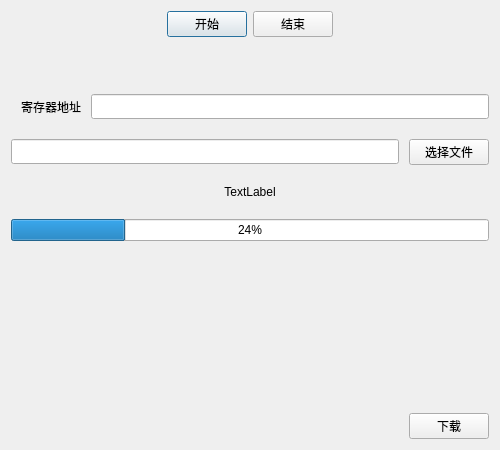
<?xml version="1.0" encoding="UTF-8"?>
<ui version="4.0">
 <class>PassObjectFileDialog</class>
 <widget class="QDialog" name="PassObjectFileDialog">
  <property name="geometry">
   <rect>
    <x>0</x>
    <y>0</y>
    <width>500</width>
    <height>450</height>
   </rect>
  </property>
  <property name="windowTitle">
   <string>Dialog</string>
  </property>
  <layout class="QVBoxLayout" name="verticalLayout_3">
   <item>
    <layout class="QHBoxLayout" name="horizontalLayout_3">
     <property name="topMargin">
      <number>0</number>
     </property>
     <item>
      <spacer name="horizontalSpacer_4">
       <property name="orientation">
        <enum>Qt::Horizontal</enum>
       </property>
       <property name="sizeHint" stdset="0">
        <size>
         <width>40</width>
         <height>20</height>
        </size>
       </property>
      </spacer>
     </item>
     <item>
      <widget class="QPushButton" name="startInitMPUBtn">
       <property name="text">
        <string>开始</string>
       </property>
      </widget>
     </item>
     <item>
      <widget class="QPushButton" name="EndMPUBtn">
       <property name="text">
        <string>结束</string>
       </property>
      </widget>
     </item>
     <item>
      <spacer name="horizontalSpacer_2">
       <property name="orientation">
        <enum>Qt::Horizontal</enum>
       </property>
       <property name="sizeHint" stdset="0">
        <size>
         <width>40</width>
         <height>20</height>
        </size>
       </property>
      </spacer>
     </item>
    </layout>
   </item>
   <item>
    <widget class="QWidget" name="widget" native="true">
     <property name="minimumSize">
      <size>
       <width>0</width>
       <height>25</height>
      </size>
     </property>
     <property name="maximumSize">
      <size>
       <width>16777215</width>
       <height>25</height>
      </size>
     </property>
     <layout class="QHBoxLayout" name="horizontalLayout_7">
      <property name="spacing">
       <number>0</number>
      </property>
      <property name="leftMargin">
       <number>0</number>
      </property>
      <property name="topMargin">
       <number>0</number>
      </property>
      <property name="rightMargin">
       <number>0</number>
      </property>
      <property name="bottomMargin">
       <number>0</number>
      </property>
      <item>
       <widget class="QLabel" name="startCmdIsWriteSuccessLabel">
        <property name="minimumSize">
         <size>
          <width>0</width>
          <height>25</height>
         </size>
        </property>
        <property name="text">
         <string/>
        </property>
        <property name="alignment">
         <set>Qt::AlignCenter</set>
        </property>
       </widget>
      </item>
     </layout>
    </widget>
   </item>
   <item>
    <spacer name="verticalSpacer_4">
     <property name="orientation">
      <enum>Qt::Vertical</enum>
     </property>
     <property name="sizeType">
      <enum>QSizePolicy::Fixed</enum>
     </property>
     <property name="sizeHint" stdset="0">
      <size>
       <width>20</width>
       <height>20</height>
      </size>
     </property>
    </spacer>
   </item>
   <item>
    <widget class="QStackedWidget" name="stackedWidget">
     <property name="currentIndex">
      <number>0</number>
     </property>
     <widget class="QWidget" name="DownFilePAge">
      <layout class="QVBoxLayout" name="verticalLayout">
       <property name="spacing">
        <number>20</number>
       </property>
       <property name="leftMargin">
        <number>0</number>
       </property>
       <property name="topMargin">
        <number>0</number>
       </property>
       <property name="rightMargin">
        <number>0</number>
       </property>
       <property name="bottomMargin">
        <number>0</number>
       </property>
       <item>
        <layout class="QHBoxLayout" name="horizontalLayout_6">
         <property name="spacing">
          <number>10</number>
         </property>
         <item>
          <widget class="QLabel" name="label">
           <property name="minimumSize">
            <size>
             <width>70</width>
             <height>0</height>
            </size>
           </property>
           <property name="maximumSize">
            <size>
             <width>70</width>
             <height>16777215</height>
            </size>
           </property>
           <property name="text">
            <string>寄存器地址</string>
           </property>
           <property name="textFormat">
            <enum>Qt::AutoText</enum>
           </property>
           <property name="alignment">
            <set>Qt::AlignRight|Qt::AlignTrailing|Qt::AlignVCenter</set>
           </property>
          </widget>
         </item>
         <item>
          <widget class="QLineEdit" name="resAddressEdit">
           <property name="minimumSize">
            <size>
             <width>0</width>
             <height>25</height>
            </size>
           </property>
           <property name="clearButtonEnabled">
            <bool>true</bool>
           </property>
          </widget>
         </item>
        </layout>
       </item>
       <item>
        <layout class="QHBoxLayout" name="horizontalLayout">
         <property name="spacing">
          <number>10</number>
         </property>
         <item>
          <widget class="QLineEdit" name="choseFilePattEdit">
           <property name="minimumSize">
            <size>
             <width>0</width>
             <height>25</height>
            </size>
           </property>
          </widget>
         </item>
         <item>
          <widget class="QPushButton" name="choseFilePathBtn">
           <property name="text">
            <string>选择文件</string>
           </property>
          </widget>
         </item>
        </layout>
       </item>
       <item>
        <widget class="QLabel" name="PathTipLabel">
         <property name="text">
          <string>TextLabel</string>
         </property>
         <property name="alignment">
          <set>Qt::AlignCenter</set>
         </property>
        </widget>
       </item>
       <item>
        <widget class="QProgressBar" name="writeFileProgressBar">
         <property name="value">
          <number>24</number>
         </property>
        </widget>
       </item>
       <item>
        <spacer name="verticalSpacer">
         <property name="orientation">
          <enum>Qt::Vertical</enum>
         </property>
         <property name="sizeHint" stdset="0">
          <size>
           <width>20</width>
           <height>152</height>
          </size>
         </property>
        </spacer>
       </item>
       <item>
        <layout class="QHBoxLayout" name="horizontalLayout_2">
         <item>
          <spacer name="horizontalSpacer">
           <property name="orientation">
            <enum>Qt::Horizontal</enum>
           </property>
           <property name="sizeHint" stdset="0">
            <size>
             <width>40</width>
             <height>20</height>
            </size>
           </property>
          </spacer>
         </item>
         <item>
          <widget class="QPushButton" name="DownLoadBtn">
           <property name="text">
            <string>下载</string>
           </property>
          </widget>
         </item>
        </layout>
       </item>
      </layout>
     </widget>
    </widget>
   </item>
  </layout>
 </widget>
 <resources/>
 <connections/>
</ui>
